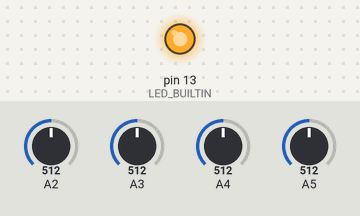
A sketch run on a simulated Arduino Uno, built with avr-gcc and run on an emulated ATmega328P. On the bench: output pins drawn as LEDs (lit = HIGH). Inputs (shaded band) come from the test bench; at power-on: A2 = 512, A3 = 512, A4 = 512, A5 = 512. What the sketch prints to the serial monitor is not drawn.

Above: at 0.1 s.
Timing chart, 0 to 1.6 s (numbered marks = the images above):
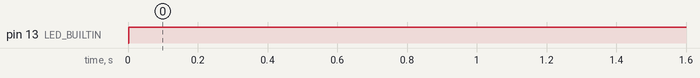

Measured:
- by itself, pin 13 (LED_BUILTIN): LOW → HIGH at 0.00 s

The sketch:

fireDetectionSystemV1.ino
```cpp
#include <Arduino.h>
#include "DFRobot_AHT20.h"

// ================================
// Types first (so functions compile)
// ================================
enum SensorType {
  SENSOR_ANALOG,
  SENSOR_I2C_TEMP
};

struct Sensor {
  const char* name;
  SensorType type;   // How to read the sensor
  int pin1;          // Analog pin OR SCL
  int pin2;          // -1 OR SDA
  float threshold1;
  float threshold2;
};

// ================================
// Globals
// ================================
DFRobot_AHT20 tempHumidSensor;

// Name,   Type,           Pin1, Pin2, Threshold
const Sensor sensors[] = {
  {"VOC",   SENSOR_ANALOG,   A5,  -1,   300, -1},
  {"Smoke", SENSOR_ANALOG,   A4,  -1,   900, -1},
  {"Flame", SENSOR_ANALOG,   A3,  -1,   512, -1},
  {"CO",    SENSOR_ANALOG,   A2,  -1,   250, -1},
  {"AHT20", SENSOR_I2C_TEMP, SCL, SDA,  50.0, 20.0}, // Threshold is Deg C (example)
};

template <size_t N>
constexpr uint8_t getLength(const Sensor (&)[N]) {
  return (uint8_t)N;
}

// ================================
// Helper functions
// ================================
void powerLed(bool state) {
  digitalWrite(LED_BUILTIN, state ? HIGH : LOW);
}

using TimeoutCallback = void (*)();

struct TimeoutTimer {
  uint32_t startMs = 0;
  uint32_t timeoutMs = 0;
  TimeoutCallback cb = nullptr;
  bool armed = false;
  bool fired = false;

  void start(uint32_t durationMs, TimeoutCallback callback) {
    startMs = millis();
    timeoutMs = durationMs;
    cb = callback;
    armed = true;
    fired = false;
  }

  void cancel() {
    armed = false;
  }

  void update() {
    if (!armed || fired || cb == nullptr) return;

    // rollover-safe elapsed check (millis() subtraction pattern)
    if ((uint32_t)(millis() - startMs) >= timeoutMs) {  // [web:8]
      fired = true;
      armed = false;     // one-shot
      cb();              // call the user function
    }
  }
};


int isAht20Ready = -1;

void setupAHT20() {

  const uint8_t SENSOR_COUNT = getLength(sensors);
  for (uint8_t i = 0; i < SENSOR_COUNT; i++) {
    const Sensor s = sensors[i];
    if (s.name != "AHT20") return;
  }

  isAht20Ready = tempHumidSensor.begin();

  if (isAht20Ready != 0) {
    Serial.print("AHT20 sensor initialization failed. error status: ");
    Serial.println(isAht20Ready);
  }
}

void csvLogger(const Sensor& s, int sensorValue1, int sensorValue2) {
  unsigned long t = millis();
  Serial.print(t);
  Serial.print(',');
  Serial.print(s.name);
  Serial.print(',');

  if (sensorValue2 != -1) {
    // I2C Sensor (Temp & Humidity)
    Serial.print("temp");
    Serial.print(',');
    Serial.print("humidity");
    Serial.print(',');
  }

  Serial.print(sensorValue1);

  if (sensorValue2 != -1) {
    Serial.print(',');
    Serial.print(sensorValue2);
  }

  Serial.println(); // end the CSV line
}

TimeoutTimer t;

void onTimeout() {
  powerLed(false);
}

// ================================
// Arduino entry points
// ================================
void setup() {
  Serial.begin(9600);
  pinMode(LED_BUILTIN, OUTPUT);
}

void loop() {
  t.update(); // <-- otherwise timer does not work

  bool areWeOnFire = false;
  if (isAht20Ready != 0) {
    setupAHT20(); // IMPORTANT: initialize AHT20
  }

  const uint8_t SENSOR_COUNT = getLength(sensors);

  for (uint8_t i = 0; i < SENSOR_COUNT; i++) {
    const Sensor& s = sensors[i];

    if (s.type == SENSOR_ANALOG && s.pin2 == -1) {
      int sensorValue = analogRead(s.pin1);
      csvLogger(s, sensorValue, -1);

      if (sensorValue > s.threshold1) {
        areWeOnFire = true;
      }
    }

    if (s.type == SENSOR_I2C_TEMP && isAht20Ready == 0 && s.pin2 != -1) {
      int temp = (int)tempHumidSensor.getTemperature_C();
      int humidity = (int)tempHumidSensor.getHumidity_RH();
      csvLogger(s, temp, humidity);

      if (temp > s.threshold1 || humidity > s.threshold2) {
        areWeOnFire = true;
      }
    }

  }

  if (areWeOnFire == true) {
    if (t.armed == true) {
      t.cancel();
    }

    powerLed(true);
    t.start(2000, onTimeout);  // fire once after 2 seconds
  }

  delay(1000);
}
```
